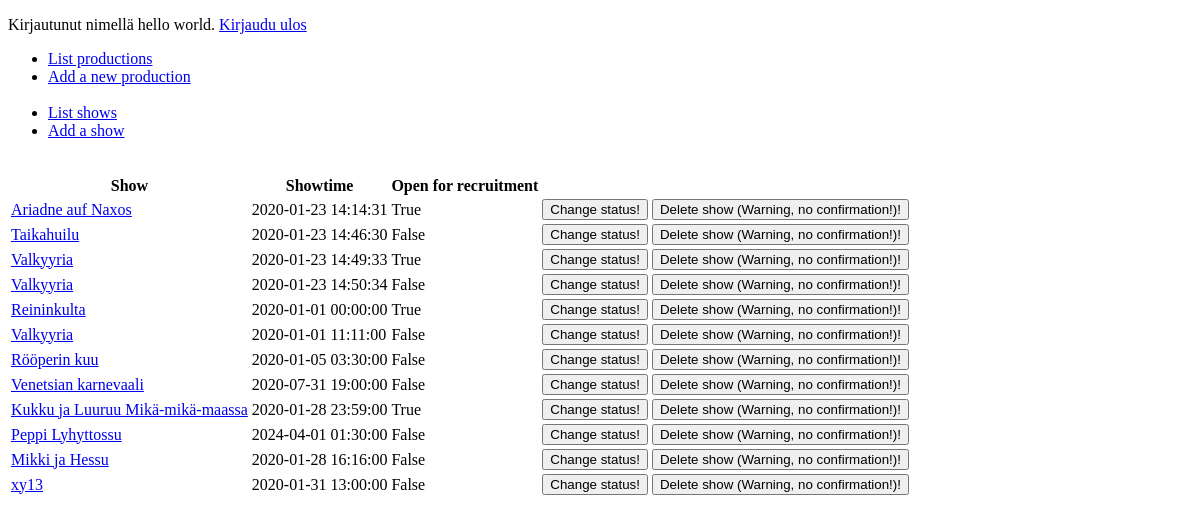
The page /shows/ (signed in) on the database as committed earlier.
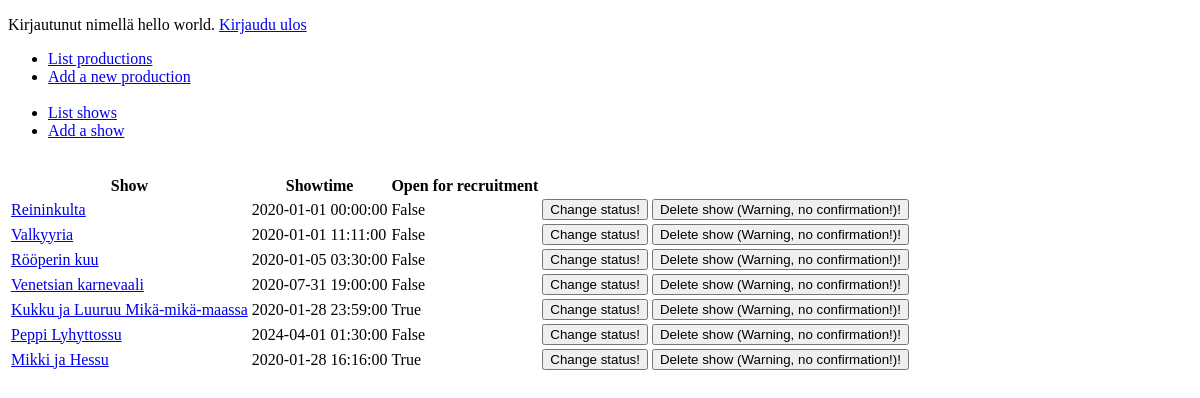
The same page on the database as committed later.
### application/auth/models.py (models this page shows, shortened)
class User(db.Model):
    __tablename__ = "account"
    id = db.Column(db.Integer, primary_key=True)
    date_created = db.Column(db.DateTime, default=db.func.current_timestamp())
    date_modified = db.Column(db.DateTime, default=db.func.current_timestamp(),
                              onupdate=db.func.current_timestamp())
    name = db.Column(db.String(144), nullable=False)
    username = db.Column(db.String(144), nullable=False)
    password = db.Column(db.String(144), nullable=False)

### application/shows/models.py (models this page shows, shortened)
class Show(db.Model):
    id = db.Column(db.Integer, primary_key=True)
    show_date = db.Column(db.DateTime, default=db.func.current_timestamp())
    date_modified = db.Column(db.DateTime, default=db.func.current_timestamp(),
    onupdate=db.func.current_timestamp())
    name = db.Column(db.String(144), nullable=False)
    open_for_recruitment = db.Column(db.Boolean, nullable=False)

### application/shows/views.py (the view)
@app.route("/shows/", methods=["GET"])
@login_required
def shows_index():
    return render_template("shows/list.html", shows = Show.query.all())

### application/__init__.py (called while the page is built)
@login_manager.user_loader
def load_user(user_id):
    return User.query.get(user_id)

### application/templates/shows/list.html
{% extends "layout.html" %}
{% block body %}
  <table>
    <tr>
      <th>Show</th>
      <th>Showtime</th>
      <th>Open for recruitment</th>
      <th></th>
    </tr>
    {% for show in shows %}
    <tr>
      <td><a href="{{ url_for('show_details', show_id=show.id) }}">{{ show.name }}</a></td>
      <td>{{ show.show_date }}</td>
      <td>{{ show.open_for_recruitment }}</td>
      <td>
        <form method="POST" action="{{ url_for('shows_set_recruitment_open', show_id=show.id) }}">
          <input type="submit" value="Change status!"/>
        </form>
      </td>
      <td>
        <form method="POST" action="{{ url_for('shows_delete', show_id=show.id) }}">
          <input type="submit" value="Delete show (Warning, no confirmation!)!"/>
        </form>
      </td>
    </tr>
    {% endfor %}
  </table>
{% endblock %}

### application/templates/layout.html (shortened to what this page needs)
<!DOCTYPE html>
<html>
  <head>
  </head>
  <body>
      {% if current_user.is_authenticated %}
      <p>
	      Kirjautunut nimellä {{ current_user.name }}. <a href="{{ url_for('auth_logout') }}">Kirjaudu ulos</a>
      </p>
      <ul>
        <li><a href="{{ url_for('productions_index') }}">List productions</a></li>
        <li><a href="{{ url_for('productions_form') }}">Add a new production</a></li>
        <br>
        <li><a href="{{ url_for('shows_index') }}">List shows</a></li>
        <li><a href="{{ url_for('shows_form') }}">Add a show</a></li>
        <br>
      </ul>
      {% endif %}
    {% block body %}{% endblock %}
  </body>
</html>

Rows that differ between the two databases and show on the page:
removed Show: name "Ariadne auf Naxos", show_date "2020-01-23 14:14:31", open_for_recruitment "True"
removed Show: name "Taikahuilu", show_date "2020-01-23 14:46:30", open_for_recruitment "False"
removed Show: name "Valkyyria", show_date "2020-01-23 14:49:33", open_for_recruitment "True"
removed Show: name "Valkyyria", show_date "2020-01-23 14:50:34", open_for_recruitment "False"
removed Show: name "xy13", show_date "2020-01-31 13:00:00", open_for_recruitment "False"
changed Show "Reininkulta": open_for_recruitment "True" → "False"
changed Show "Mikki ja Hessu": open_for_recruitment "False" → "True"
